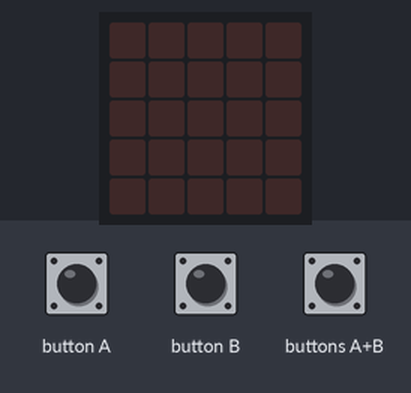
A program run on a simulated BBC micro:bit running MicroPython. On the bench: the board's 5×5 LED display. Inputs (shaded band) come from the test bench.

Above: at 1.2 s.
1.3 s: button A pressed for 0.15 s
At 1.37 s:
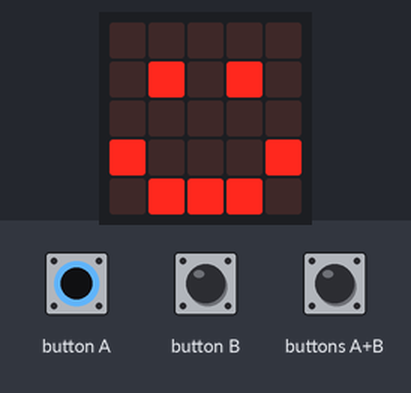
2.9 s: button B pressed for 0.15 s
At 2.97 s:
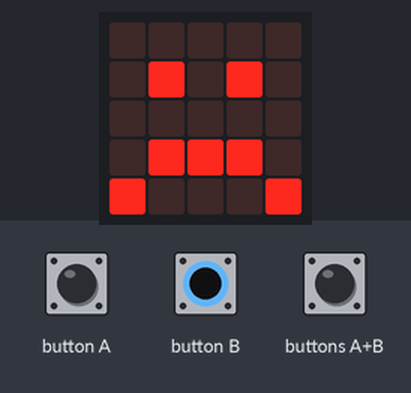
4.5 s: buttons A+B pressed for 0.15 s
At 4.57 s:
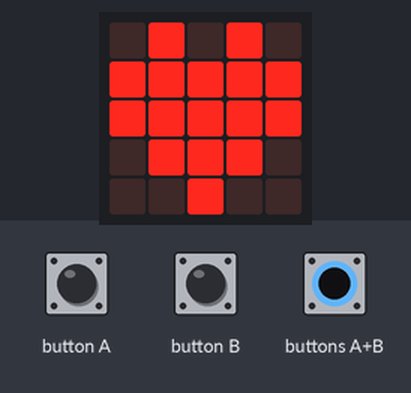
6.1 s: buttons A+B pressed for 3.2 s
10.8 s: button A pressed for 3.2 s
At 12.2 s:
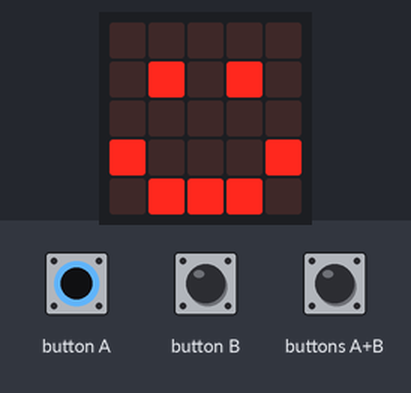
Timing chart, 0 to 13.8 s (numbered marks = the images above; inputs shaded):
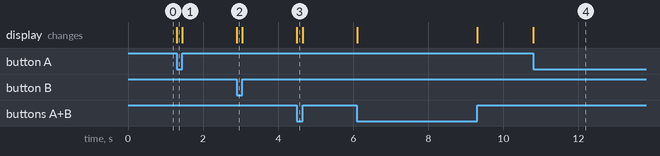

Measured:
- after the input at 1.3 s, the display: changes at once (image 1)
- after the input at 2.9 s, the display: changes at once (image 2)
- after the input at 4.5 s, the display: changes at once (image 3)
- after the input at 10.8 s, the display: changes at once (image 4)

The program:

button_a_b.py
```python
from microbit import *
while True:
    if button_a.is_pressed() and button_b.is_pressed():
        display.show(Image.HEART)
    elif button_a.is_pressed():
        display.show(Image.HAPPY)
    elif button_b.is_pressed():
        display.show(Image.SAD)
    else:
        display.clear()
```
